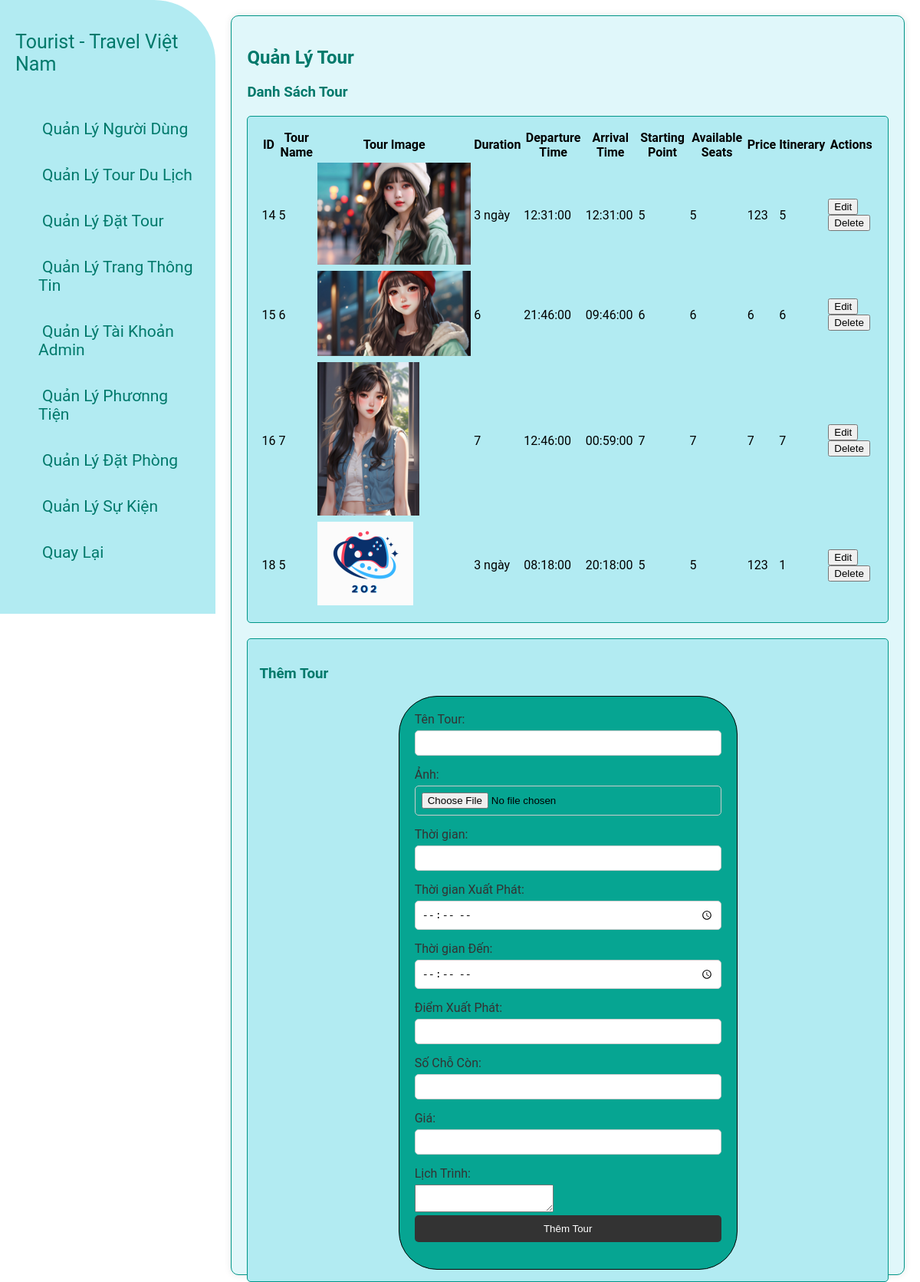
Page /tour.php on the committed database.
### tables this page shows
CREATE TABLE `tours` (
  `tour_id` int(11) NOT NULL,
  `tour_name` varchar(100) NOT NULL,
  `tour_image` varchar(255) NOT NULL,
  `duration` varchar(255) NOT NULL,
  `departure_time` time NOT NULL,
  `arrival_time` time NOT NULL,
  `starting_point` varchar(255) NOT NULL,
  `available_seats` int(11) DEFAULT NULL,
  `price` float NOT NULL,
  `itinerary` text DEFAULT NULL
);

### detail/show_tour.php (the view, shortened to what this page needs)
<?php
include('db_connection.php');
$sql = "SELECT * FROM Tours";
$result = mysqli_query($conn, $sql);
if (mysqli_num_rows($result) > 0) {
    echo "<table>";
    echo "<tr><th>ID</th><th>Tour Name</th><th>Tour Image</th><th>Duration</th><th>Departure Time</th><th>Arrival Time</th><th>Starting Point</th><th>Available Seats</th><th>Price</th><th>Itinerary</th><th>Actions</th></tr>";
    while ($row = mysqli_fetch_assoc($result)) {
        echo "<tr>";
        echo "<td>" . $row["tour_id"] . "</td>";
        echo "<td>" . $row["tour_name"] . "</td>";
        echo "<td><img src='" . $row["tour_image"] . "' style='max-width: 200px; max-height: 200px;' alt='Tour Image'></td>";
        echo "<td>" . $row["duration"] . "</td>";
        echo "<td>" . $row["departure_time"] . "</td>";
        echo "<td>" . $row["arrival_time"] . "</td>";
        echo "<td>" . $row["starting_point"] . "</td>";
        echo "<td>" . $row["available_seats"] . "</td>";
        echo "<td>" . $row["price"] . "</td>";
        echo "<td>" . $row["itinerary"] . "</td>";
        echo "<td>";
        echo "<form method='post' action='" . $_SERVER["PHP_SELF"] . "'>";
        echo "<button type='submit' name='edit_tour' value='" . $row["tour_id"] . "'>Edit</button>";
        echo "<button type='submit' name='delete_tour' value='" . $row["tour_id"] . "'>Delete</button>";
        echo "</form>";
        echo "</td>";
        echo "</tr>";
    }
    echo "</table>";
} else {
    echo "Không có tour nào.";
}

### tour.php (shortened to what this page needs)
<!DOCTYPE html>
<html lang="en">
<head>
  <link rel="stylesheet" href="style/aside.css">
</head>
<body>
  <aside>
    <p> Tourist - Travel Việt Nam </p>
    <a href="user.php">
      Quản Lý Người Dùng
    </a>
    <a href="tour.php">
      Quản Lý Tour Du Lịch
    </a>
    <a href="booking.php">
      Quản Lý Đặt Tour
    </a>
    <a href="about.php">
      Quản Lý Trang Thông Tin
    </a>
    <a href="account.php">
      Quản Lý Tài Khoản Admin
    </a>
    <a href="vehicles.php">
      Quản Lý Phươnng Tiện
    </a>
    <a href="roombooking.php">
      Quản Lý Đặt Phòng
    </a>
    <a href="event.php">
      Quản Lý Sự Kiện
    </a>
    <a href="admin.php">
      Quay Lại
    </a>
  </aside>
  <div class="content">
    <h2>Quản Lý Tour</h2>
    <h3>Danh Sách Tour</h3>
    <div>
      <?php require 'detail/show_tour.php'; ?>
    </div>
    <div>
      <h3>Thêm Tour</h3>
      <form action="add.php" method="post" id="edit_form" enctype="multipart/form-data">
        <label for="tour_name">Tên Tour:</label>
        <input type="text" id="tour_name" name="tour_name" required>
        <label for="tour_image">Ảnh:</label>
        <input type="file" id="tour_image" name="tour_image" accept="image/*" required>
        <label for="duration">Thời gian:</label>
        <input type="text" id="duration" name="duration" required>
        <label for="departure_time">Thời gian Xuất Phát:</label>
        <input type="time" id="departure_time" name="departure_time" required>
        <label for="arrival_time">Thời gian Đến:</label>
        <input type="time" id="arrival_time" name="arrival_time" required>
        <label for="starting_point">Điểm Xuất Phát:</label>
        <input type="text" id="starting_point" name="starting_point" required>
        <label for="available_seats">Số Chỗ Còn:</label>
        <input type="text" id="available_seats" name="available_seats" required>
        <label for="price">Giá:</label>
        <input type="number" id="price" name="price" required>
        <label for="itinerary">Lịch Trình:</label>
        <textarea id="itinerary" name="itinerary" required></textarea>
        <input type="submit" name="add_tour" value="Thêm Tour">
      </form>
    </div>
  </div>
</body>
</html>

### style/aside.css (style rules this page uses)
aside { color: #fff; width: 300px; padding-left: 20px; height: 100vh; background-image: linear-gradient(30deg, #B2EBF2, #B2EBF2); border-top-right-radius: 80px; }
p { font-size: 25px; color: #00796B; }
aside a { font-size: 21px; color: #00796B; display: block; padding: 18px; padding-left: 30px; text-decoration: none; -webkit-tap-highlight-color: transparent; }
aside p { margin: 0; padding: 40px 0; }
body { display: flex; font-family: 'Roboto'; width: 100%; height: 100vh; margin: 0; }
form { grid-template-columns: 1fr 1fr; gap: 15px; max-width: 400px; margin: 0 auto; }
label { display: block; margin-bottom: 5px; color: #333; }
input { width: 100%; padding: 8px; margin-bottom: 15px; box-sizing: border-box; border: 1px solid #ccc; border-radius: 5px; }
input[type="submit"] { background-color: #333; color: #fff; cursor: pointer; padding: 10px; border: none; border-radius: 5px; }
#edit_form { padding: 20px; border: 1px solid black; border-radius: 50px; background-color: #06a592; }
.content { margin: 20px; padding: 20px; background-color: #E0F7FA; box-shadow: 0 0 10px rgba(0, 0, 0, 0.1); border-radius: 10px; width: 80%; height:auto; margin: 0 auto; }
.content { margin: 20px; padding: 20px; }
h2, h3 { color: #00796B; }
div { margin-top: 20px; padding: 15px; background-color: #B2EBF2; border: 1px solid #009688; border-radius: 5px; }

### tour.php (style rules this page uses)
.content { margin: 20px; padding: 20px; background-color: #E0F7FA; box-shadow: 0 0 10px rgba(0, 0, 0, 0.1); border-radius: 10px; width: 80%; height:1600px; margin: 0 auto; }
.content { margin: 20px; padding: 20px; }

### rows in the picture
tours: tour_id "14", tour_name "5", tour_image (picture), duration "3 ngày", departure_time "12:31:00", arrival_time "12:31:00", starting_point "5", available_seats "5", price "123", itinerary "5"
tours: tour_id "15", tour_name "6", tour_image (picture), duration "6", departure_time "21:46:00", arrival_time "09:46:00", starting_point "6", available_seats "6", price "6", itinerary "6"
tours: tour_id "16", tour_name "7", tour_image (picture), duration "7", departure_time "12:46:00", arrival_time "00:59:00", starting_point "7", available_seats "7", price "7", itinerary "7"
tours: tour_id "18", tour_name "5", tour_image (picture), duration "3 ngày", departure_time "08:18:00", arrival_time "20:18:00", starting_point "5", available_seats "5", price "123", itinerary "1"
